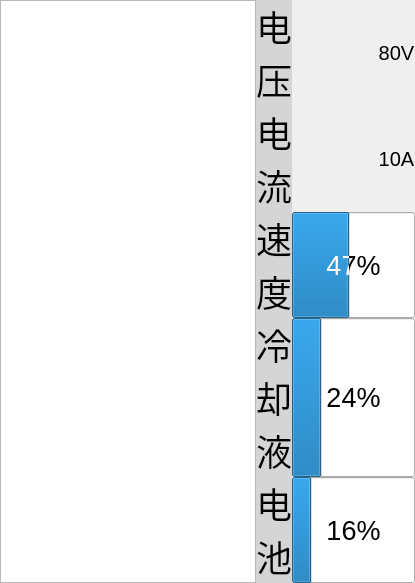
        <widget class="QWidget" name="page_state">
         <layout class="QVBoxLayout" name="verticalLayout_14">
          <property name="spacing">
           <number>0</number>
          </property>
          <property name="leftMargin">
           <number>0</number>
          </property>
          <property name="topMargin">
           <number>0</number>
          </property>
          <property name="rightMargin">
           <number>0</number>
          </property>
          <property name="bottomMargin">
           <number>0</number>
          </property>
          <item>
           <layout class="QHBoxLayout" name="horizontalLayout_9" stretch="4,2">
            <property name="spacing">
             <number>0</number>
            </property>
            <item>
             <widget class="QTextEdit" name="textEdit">
              <property name="font">
               <font>
                <pointsize>20</pointsize>
               </font>
              </property>
             </widget>
            </item>
            <item>
             <layout class="QVBoxLayout" name="verticalLayout_3" stretch="1,1,1,1,1">
              <property name="spacing">
               <number>0</number>
              </property>
              <item>
               <layout class="QHBoxLayout" name="horizontalLayout_4" stretch="1,7,1">
                <property name="spacing">
                 <number>0</number>
                </property>
                <item>
                 <widget class="QLabel" name="label_4">
                  <property name="font">
                   <font>
                    <pointsize>27</pointsize>
                   </font>
                  </property>
                  <property name="styleSheet">
                   <string notr="true">background-color: rgb(213, 213, 213);</string>
                  </property>
                  <property name="text">
                   <string>电
压</string>
                  </property>
                  <property name="alignment">
                   <set>Qt::AlignHCenter|Qt::AlignTop</set>
                  </property>
                  <property name="wordWrap">
                   <bool>true</bool>
                  </property>
                 </widget>
                </item>
                <item>
                 <widget class="QLabel" name="label_3">
                  <property name="styleSheet">
                   <string notr="true">border-image: url(:/build-AxesCNC-Desktop_Qt_5_13_2_MSVC2017_32bit-Debug/VVVVV.png);</string>
                  </property>
                  <property name="text">
                   <string/>
                  </property>
                 </widget>
                </item>
                <item>
                 <widget class="QLabel" name="label_20">
                  <property name="font">
                   <font>
                    <pointsize>15</pointsize>
                   </font>
                  </property>
                  <property name="layoutDirection">
                   <enum>Qt::LeftToRight</enum>
                  </property>
                  <property name="text">
                   <string>80V</string>
                  </property>
                  <property name="alignment">
                   <set>Qt::AlignCenter</set>
                  </property>
                 </widget>
                </item>
               </layout>
              </item>
              <item>
               <layout class="QHBoxLayout" name="horizontalLayout_5" stretch="1,7,1">
                <property name="spacing">
                 <number>0</number>
                </property>
                <item>
                 <widget class="QLabel" name="label_5">
                  <property name="font">
                   <font>
                    <pointsize>27</pointsize>
                   </font>
                  </property>
                  <property name="styleSheet">
                   <string notr="true">background-color: rgb(213, 213, 213);</string>
                  </property>
                  <property name="text">
                   <string>电
流</string>
                  </property>
                  <property name="alignment">
                   <set>Qt::AlignHCenter|Qt::AlignTop</set>
                  </property>
                  <property name="wordWrap">
                   <bool>true</bool>
                  </property>
                 </widget>
                </item>
                <item>
                 <widget class="QLabel" name="label_19">
                  <property name="styleSheet">
                   <string notr="true">border-image: url(:/build-AxesCNC-Desktop_Qt_5_13_2_MSVC2017_32bit-Debug/IIIII4.png);</string>
                  </property>
                  <property name="text">
                   <string/>
                  </property>
                 </widget>
                </item>
                <item>
                 <widget class="QLabel" name="label_31">
                  <property name="font">
                   <font>
                    <pointsize>15</pointsize>
                   </font>
                  </property>
                  <property name="layoutDirection">
                   <enum>Qt::LeftToRight</enum>
                  </property>
                  <property name="text">
                   <string>10A</string>
                  </property>
                  <property name="alignment">
                   <set>Qt::AlignCenter</set>
                  </property>
                 </widget>
                </item>
               </layout>
              </item>
              <item>
               <layout class="QHBoxLayout" name="horizontalLayout_6" stretch="1,7">
                <property name="spacing">
                 <number>0</number>
                </property>
                <item>
                 <widget class="QLabel" name="label_6">
                  <property name="font">
                   <font>
                    <pointsize>27</pointsize>
                   </font>
                  </property>
                  <property name="styleSheet">
                   <string notr="true">background-color: rgb(213, 213, 213);</string>
                  </property>
                  <property name="text">
                   <string>速
度</string>
                  </property>
                  <property name="alignment">
                   <set>Qt::AlignHCenter|Qt::AlignTop</set>
                  </property>
                  <property name="wordWrap">
                   <bool>true</bool>
                  </property>
                 </widget>
                </item>
                <item>
                 <widget class="QProgressBar" name="progressBar_3">
                  <property name="sizePolicy">
                   <sizepolicy hsizetype="Expanding" vsizetype="Expanding">
                    <horstretch>0</horstretch>
                    <verstretch>0</verstretch>
                   </sizepolicy>
                  </property>
                  <property name="font">
                   <font>
                    <pointsize>20</pointsize>
                   </font>
                  </property>
                  <property name="value">
                   <number>47</number>
                  </property>
                 </widget>
                </item>
               </layout>
              </item>
              <item>
               <layout class="QHBoxLayout" name="horizontalLayout_7" stretch="1,7">
                <property name="spacing">
                 <number>0</number>
                </property>
                <item>
                 <widget class="QLabel" name="label_7">
                  <property name="font">
                   <font>
                    <pointsize>27</pointsize>
                   </font>
                  </property>
                  <property name="styleSheet">
                   <string notr="true">background-color: rgb(213, 213, 213);</string>
                  </property>
                  <property name="text">
                   <string>冷
却
液</string>
                  </property>
                  <property name="alignment">
                   <set>Qt::AlignHCenter|Qt::AlignTop</set>
                  </property>
                  <property name="wordWrap">
                   <bool>true</bool>
                  </property>
                 </widget>
                </item>
                <item>
                 <widget class="QProgressBar" name="progressBar_7">
                  <property name="sizePolicy">
                   <sizepolicy hsizetype="Expanding" vsizetype="Expanding">
                    <horstretch>0</horstretch>
                    <verstretch>0</verstretch>
                   </sizepolicy>
                  </property>
                  <property name="font">
                   <font>
                    <pointsize>20</pointsize>
                   </font>
                  </property>
                  <property name="value">
                   <number>24</number>
                  </property>
                 </widget>
                </item>
               </layout>
              </item>
              <item>
               <layout class="QHBoxLayout" name="horizontalLayout_8" stretch="1,7">
                <property name="spacing">
                 <number>0</number>
                </property>
                <item>
                 <widget class="QLabel" name="label_8">
                  <property name="font">
                   <font>
                    <pointsize>27</pointsize>
                   </font>
                  </property>
                  <property name="styleSheet">
                   <string notr="true">background-color: rgb(213, 213, 213);</string>
                  </property>
                  <property name="text">
                   <string>电
池</string>
                  </property>
                  <property name="alignment">
                   <set>Qt::AlignHCenter|Qt::AlignTop</set>
                  </property>
                  <property name="wordWrap">
                   <bool>true</bool>
                  </property>
                 </widget>
                </item>
                <item>
                 <widget class="QProgressBar" name="progressBar_8">
                  <property name="sizePolicy">
                   <sizepolicy hsizetype="Expanding" vsizetype="Expanding">
                    <horstretch>0</horstretch>
                    <verstretch>0</verstretch>
                   </sizepolicy>
                  </property>
                  <property name="font">
                   <font>
                    <pointsize>20</pointsize>
                   </font>
                  </property>
                  <property name="value">
                   <number>16</number>
                  </property>
                 </widget>
                </item>
               </layout>
              </item>
             </layout>
            </item>
           </layout>
          </item>
         </layout>
        </widget>
